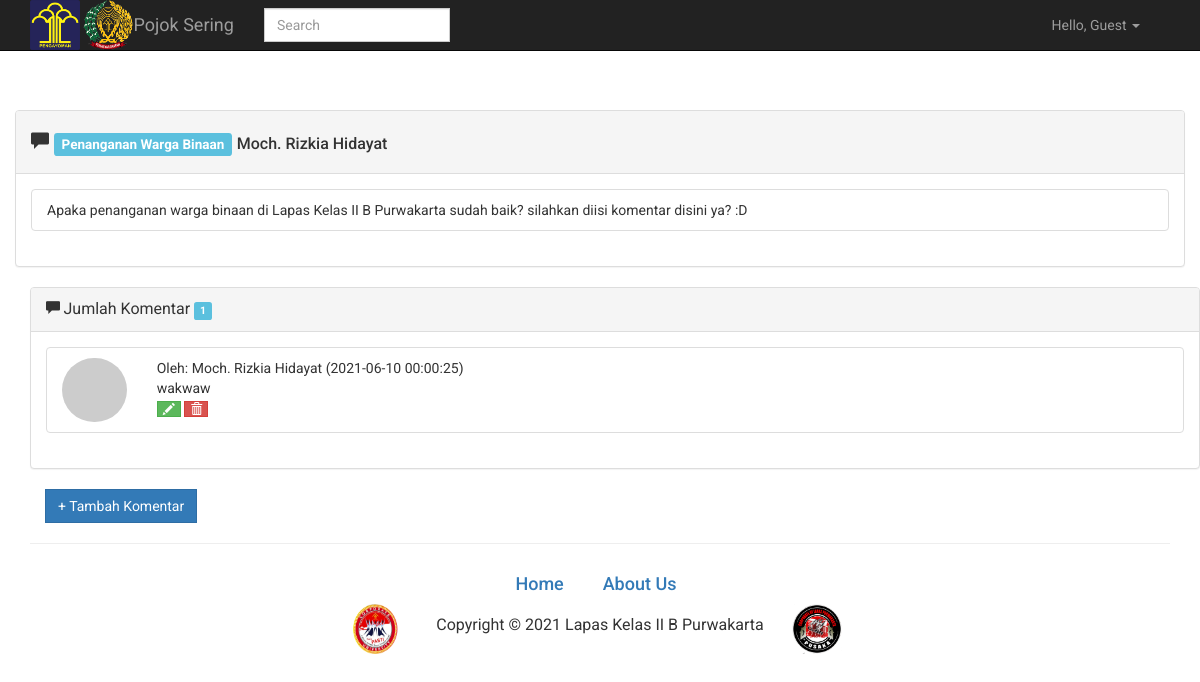
Page /admin/tampilthread.php?no_thread=2&nama=Moch. Rizkia Hidayat on the committed database.
### tables this page shows
CREATE TABLE `thread` (
  `no_thread` int(11) NOT NULL,
  `thread_id` varchar(5) NOT NULL,
  `thread_subjek` varchar(30) NOT NULL,
  `thread_pesan` varchar(1000) NOT NULL,
  `tanggal_upload` datetime NOT NULL
);

CREATE TABLE `thread_komen` (
  `no_thread_komen` int(11) NOT NULL,
  `no_thread` int(11) NOT NULL,
  `thread_komen_id` int(11) NOT NULL,
  `thread_komen_pesan` varchar(300) NOT NULL,
  `thread_komen_tanggal` datetime NOT NULL
);

### admin/tampilthread.php (the view, shortened to what this page needs)
<link href="//maxcdn.bootstrapcdn.com/bootstrap/3.3.0/css/bootstrap.min.css" rel="stylesheet" id="bootstrap-css">
<link href="../datatables/css/zigzag.css" rel="stylesheet" type="text/css" >
<?php
  include 'header.php';
?>
<?php
if (isset($_GET['no_thread'])){
$no_thread = $_GET['no_thread'];
$nama = $_GET['nama'];
}
$tampilan_header=mysqli_query($link,"SELECT thread.no_thread,thread.thread_subjek,thread.thread_pesan FROM thread WHERE thread.no_thread = '$no_thread' ");
$header=mysqli_fetch_array($tampilan_header);
$query=mysqli_query($link,"SELECT * FROM (SELECT admin.admin_id AS thread_komen_id,admin.admin_nama AS nama, admin.admin_foto AS foto FROM admin UNION SELECT member.member_id AS thread_komen_id,member.member_nama AS nama, member.member_foto AS foto FROM member) hasil INNER JOIN thread_komen ON thread_komen.thread_komen_id=hasil.thread_komen_id AND thread_komen.no_thread ='$no_thread' ORDER BY thread_komen.thread_komen_tanggal;");
$count=mysqli_query($link,"SELECT COUNT(*) FROM thread_komen;");
$count_komen=mysqli_query($link,"SELECT COUNT(*) FROM thread_komen WHERE thread_komen.no_thread= '$no_thread';");
$hitungan=mysqli_fetch_array($count);
$hitungan_komen=mysqli_fetch_array($count_komen);
?>
<br><br><br>
<div class="container">
    <div class="row">
        <div class="panel panel-default widget">
            <div class="panel-heading">
                <h4>
                <span class="glyphicon glyphicon-comment"></span>
                <span class="label label-info">
                    <?php echo $header['thread_subjek'];?></span>
                    <span class="panel-title">
                    <?php echo $nama?></span>
            </h4>
            </div>
            <div class="panel-body">
                <ul class="list-group">
                    <li class="list-group-item">
                          <div class="comment-text">
                              <?php echo $header['thread_pesan']; ?>
                         </div>
                    </li>
                </ul>
            </div>
        </div>
    </div>
<div class="container">
    <div class="row">
        <div class="panel panel-default widget">
            <div class="panel-heading">
                <span class="glyphicon glyphicon-comment"></span>
                <span class="panel-title">Jumlah Komentar</span>
                <span class="label label-info"><?php echo $hitungan_komen[0];?></span>
            </div>
            <div class="panel-body">
<?php
        if($hitungan_komen[0]==0){
          echo "Komentar masih Kosong, Silahkan untuk berkomentar";
        }else {
                    while($result_komen=mysqli_fetch_array($query)){
    ?>
                <ul class="list-group">
                    <li class="list-group-item">
                        <div class="row">
                            <div class="col-xs-2 col-md-1">
                                <img src="http://placehold.it/80" class="img-circle img-responsive" alt="" /></div>
                            <div class="col-xs-10 col-md-11">
                                <div>
                                    <div class="mic-info">
                                        Oleh: <?php echo $result_komen['nama']; ?> (<?php echo $result_komen['thread_komen_tanggal'];?>)
                                    </div>
                                </div>
                                <div class="comment-text">
                                    <?php echo $result_komen['thread_komen_pesan'];?>
                                </div>
                                <div class="action">
                                    <a href="edit_thread_komen.php?nomor=<?php echo $result_komen['no_thread_komen'];?>&no=<?php echo $result_komen['thread_komen_id'];?>" role="button">
                                        <button type="button" class="btn btn-success btn-xs" title="Edit">
                                            <span class="glyphicon glyphicon-pencil"></span>
                                        </button>
                                    </a>
                                    <a href="proses_delete_thread_komen.php?nomor=<?php echo $result_komen['no_thread_komen'];?>" role="button">
                                    <button type="button" class="btn btn-danger btn-xs" title="Delete">
                                        <span class="glyphicon glyphicon-trash"></span>
                                    </button>
                                    </a>
                                </div>
                            </div>
                        </div>
                    </li>
                </ul>
          <?php }
      }?>
            </div>
        </div>
    </div>
<a href="tambah_thread_komen.php?value=<?php echo $hitungan[0]+1; ?>&no=<?php echo $header['no_thread']?>" class="btn btn-primary" role="button">+ Tambah Komentar</a>
</div>
  <?php
    include 'footer.php';
  ?>

### css/modern-business.css (style rules this page uses)
html, body { height: 100%; }
body { padding-top: 50px; }

### css/modal-login.css (style rules this page uses)
* { font-family: 'Roboto', sans-serif; }
.btn { border-radius: 0px; }
.glyphicon { top: 0px; }

### rows in the picture
thread: thread_subjek "Penanganan Warga Binaan", thread_pesan "Apaka penanganan warga binaan di Lapas Kelas II B Purwakarta sudah baik? silahkan diisi komentar disini ya? :D"
thread_komen: nama "Moch. Rizkia Hidayat", thread_komen_tanggal "2021-06-10 00:00:25", thread_komen_pesan "wakwaw"

### other values in the picture
$nama "Moch. Rizkia Hidayat"
$hitungan_komen[0] "1"
